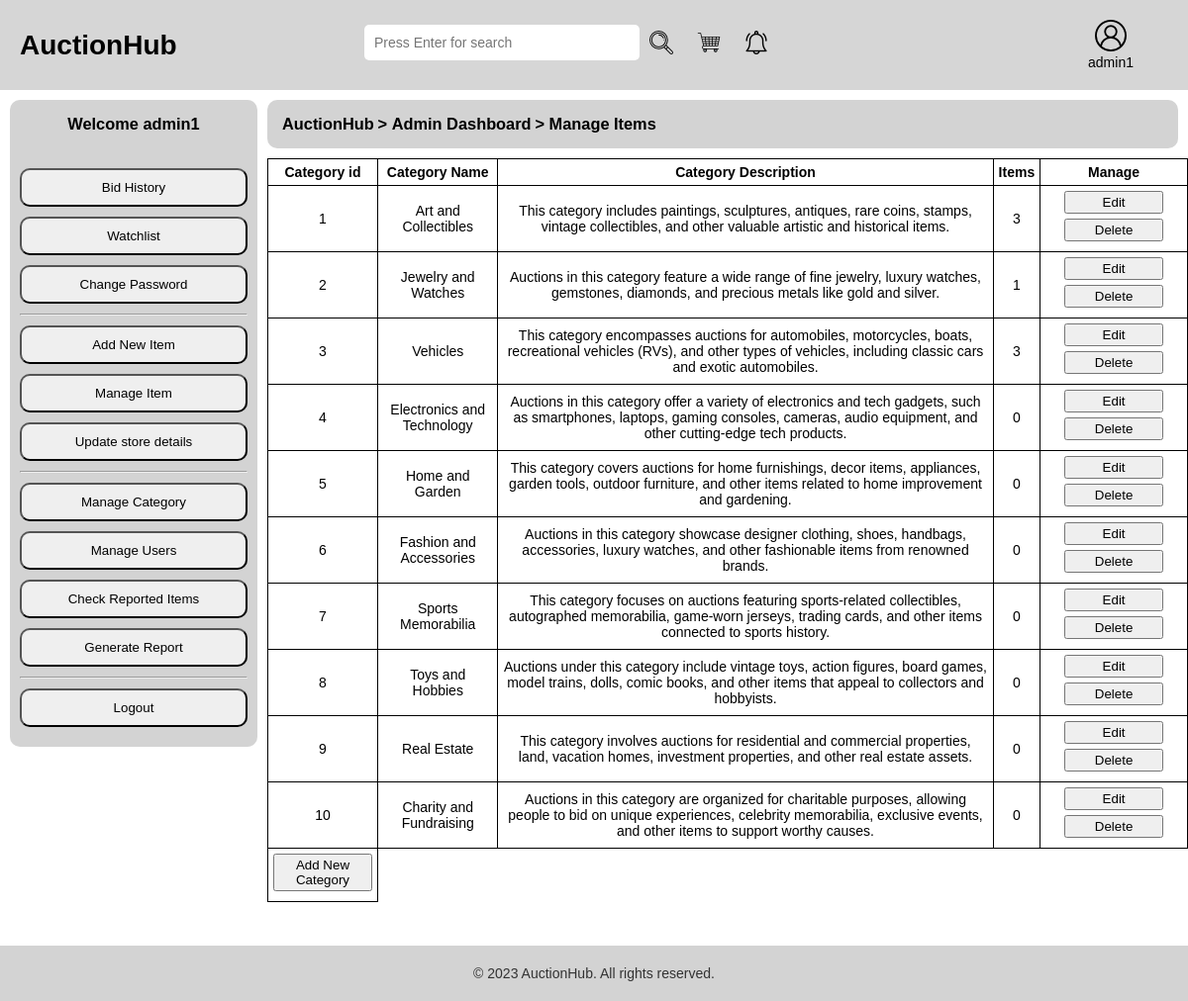
Page /manage-category.php (signed in) on the committed database.
### tables this page shows
CREATE TABLE `category` (
  `category_id` int(11) NOT NULL,
  `category_name` varchar(100) NOT NULL,
  `category_description` varchar(255) NOT NULL
);

### manage-category.php (the view, shortened to what this page needs)
<?php require_once('inc/config.php'); ?>
<?php
	$item = '';
	$sql = "SELECT * FROM category";
	$result = $con->query($sql);
	while($row = $result->fetch_assoc()){
		$item.="<tr>";
		$item.="<td>{$row['category_id']}</td>";
		$item.="<td>{$row['category_name']}</td>";
		$item.="<td>{$row['category_description']}</td>";
		$sql2 = "SELECT count(item_id) AS numberOf_items FROM item WHERE category_id={$row['category_id']} GROUP BY category_id";
		$result2 = $con->query($sql2);
		$row2 = $result2->fetch_assoc();
		if(isset($row2['numberOf_items'])){
			$item.="<td>{$row2['numberOf_items']}</td>";
		}else{
			$item.="<td> 0 </td>";
		}
		$item.="<td><a href='edit-category.php?category_id={$row['category_id']}'><button class='btnT'>Edit</button></a> <a href='delete-category.php?category_id={$row['category_id']}'  onclick='return confirm(\"Are You sure to delete this category\")';> <button class='btnT'>Delete</button></a></td>";
		$item.="</tr>";
	}
?>
<!DOCTYPE html>
<html>
<head>
	<link rel="stylesheet" type="text/css" href="css/main.css">
</head>
<body>
	<?php require_once('inc/header.php');?>
	<div class="content">
		<div class="side-bar">
			<?php
				if($_SESSION['is_admin']==1 && $_SESSION['is_seller']==1 && $_SESSION['is_bidder']==1){
					require_once('inc/admin-side-bar.php');
				}else if($_SESSION['is_seller']==1 && $_SESSION['is_bidder']==1){
					require_once('inc/seller-side-bar.php');
				}else if($_SESSION['is_bidder']==1){
					require_once('inc/bidder-side-bar.php');
				}
			?>
		</div>
		<div class="top-bar">
			<h3><a href="index.php">AuctionHub</a></h3>
			<h3> > </h3>
			<?php
				if($_SESSION['is_admin']==1 && $_SESSION['is_seller']==1 && $_SESSION['is_bidder']==1){
					echo "<h3><a href='admin-dashboard.php'>Admin Dashboard</a></h3>";
				}else if($_SESSION['is_seller']==1 && $_SESSION['is_bidder']==1){
					echo "<h3><a href='seller-dashboard.php'>Seller Dashboard</a></h3>";
				}else if($_SESSION['is_bidder']==1){
					echo "<h3><a href='bidder-dashboard.php'>Bidder Dashboard</a></h3>";
				}
			?>
			<h3> > </h3>
			<h3><a href="manage-category.php">Manage Items</a></h3>
		</div>
		<div class="container">
			<table class="item-list">
				<tr>
					<th>Category id</th>
					<th>Category Name</th`>
					<th>Category Description</th`>
					<th>Items</th`>
					<th>Manage</th>
				</tr>
				<?php echo $item;?>
				<tr>
					<td><a href="add-new-category.php"><button class='btnT' >Add New Category</button></a></td>
				</tr>
			</table>
		</div>
	<?php require 'inc/footer.php'; ?>
</body>
</html>

### css/main.css (style rules this page uses)
* { margin: 0; padding: 0; box-sizing: border-box; text-decoration: none; color: black; }
body { font-family: Arial, "helvetica Neue", Helvetica, sans-serif; font-size: 14px; }
body { position: relative; min-height: 100vh; margin: 0; padding-bottom: 100px; }
.content { overflow: hidden; }
.content .side-bar { overflow: hidden; width: 250px; float: left; background-color: lightgray; border-radius: 10px; margin-right: 10px; text-align: center; padding: 10px; margin-left: 10px; margin-top: 10px; }
.content .top-bar { overflow: hidden; background-color: lightgray; padding: 15px; border-radius: 10px; margin-bottom: 10px; margin-top: 10px; margin-right: 10px; }
.content .top-bar h3 { display: inline; }
.container { overflow: hidden; text-align: center; }
.container table { margin: auto; }
table { border-collapse: collapse; }
table th , table td { border: 1px solid black; padding: 5px; }
.container .btnT { width: 100px; padding: 2px; margin-bottom: 5px; }

### rows in the picture
category: category_id "1", category_name "Art and Collectibles", category_description "This category includes paintings, sculptures, antiques, rare coins, stamps, vintage collectibles, and other valuable artistic and historical items.", numberOf_items "3"
category: category_id "2", category_name "Jewelry and Watches", category_description "Auctions in this category feature a wide range of fine jewelry, luxury watches, gemstones, diamonds, and precious metals like gold and silver.", numberOf_items "1"
category: category_id "3", category_name "Vehicles", category_description "This category encompasses auctions for automobiles, motorcycles, boats, recreational vehicles (RVs), and other types of vehicles, including classic cars and exotic automobiles.", numberOf_items "3"
category: category_id "4", category_name "Electronics and Technology", category_description "Auctions in this category offer a variety of electronics and tech gadgets, such as smartphones, laptops, gaming consoles, cameras, audio equipment, and other cutting-edge tech products.", shows "0"
category: category_id "5", category_name "Home and Garden", category_description "This category covers auctions for home furnishings, decor items, appliances, garden tools, outdoor furniture, and other items related to home improvement and gardening.", shows "0"
category: category_id "6", category_name "Fashion and Accessories", category_description "Auctions in this category showcase designer clothing, shoes, handbags, accessories, luxury watches, and other fashionable items from renowned brands.", shows "0"
category: category_id "7", category_name "Sports Memorabilia", category_description "This category focuses on auctions featuring sports-related collectibles, autographed memorabilia, game-worn jerseys, trading cards, and other items connected to sports history.", shows "0"
category: category_id "8", category_name "Toys and Hobbies", category_description "Auctions under this category include vintage toys, action figures, board games, model trains, dolls, comic books, and other items that appeal to collectors and hobbyists.", shows "0"
category: category_id "9", category_name "Real Estate", category_description "This category involves auctions for residential and commercial properties, land, vacation homes, investment properties, and other real estate assets.", shows "0"
category: category_id "10", category_name "Charity and Fundraising", category_description "Auctions in this category are organized for charitable purposes, allowing people to bid on unique experiences, celebrity memorabilia, exclusive events, and other items to support worthy causes."

### other values in the picture
$_SESSION['first_name'] "admin1"
